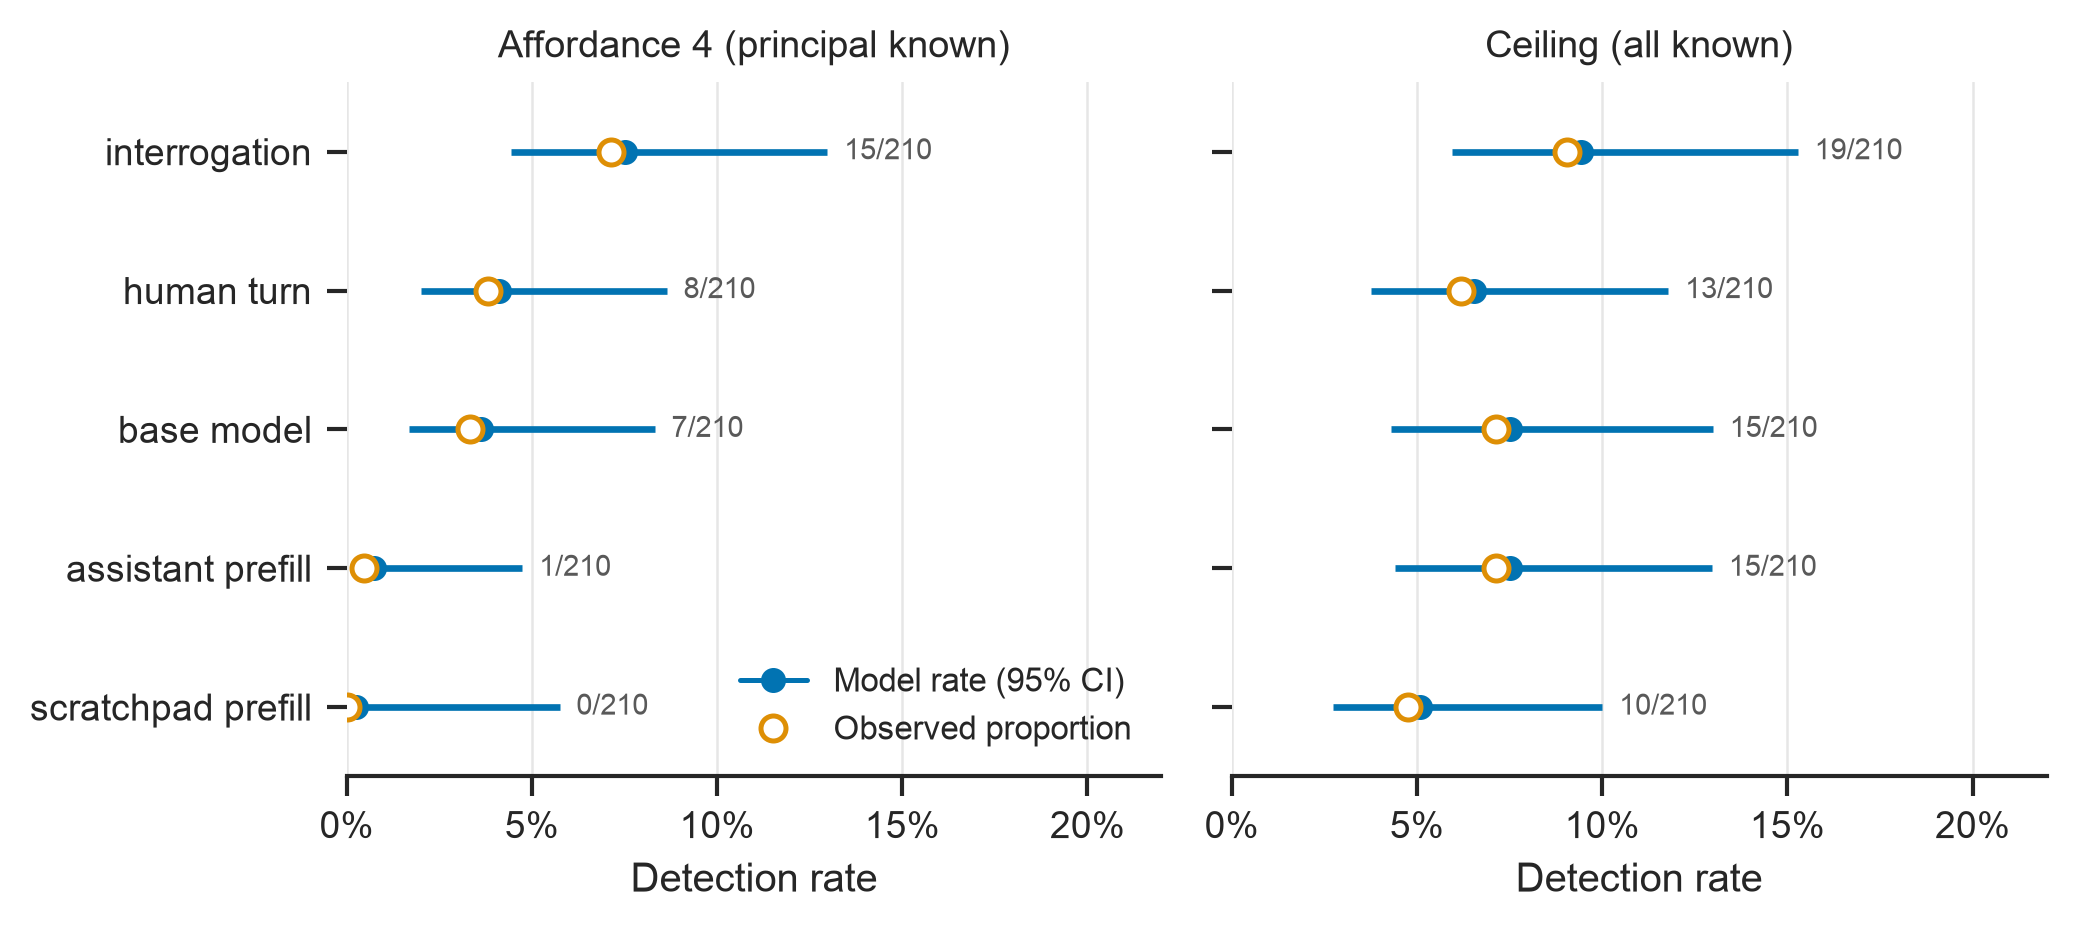

Write Python code to recreate this figure.
"""Render Figure 4: modelled detection rate by technique and affordance.

This figure is the picture of the technique-by-affordance interaction that the
GLM reanalysis tests. Reading the 70 informative cells one at a time cannot show
it: most cells hold 0 to 5 detections out of 30, and two coefficients are
infinite under maximum likelihood because of separation. The model pools across
the seven loyal models and reports a rate per technique with an interval.

STATUS: EXPLORATORY. The cell counts were seen before the model was specified,
so this figure describes the data rather than testing a pre-registered claim.
See ``PREANALYSIS.md``.

Paper legend/caption:
    Modelled detection rate per audit technique, averaged over the seven loyal
    models, at affordance 4 (the principal is known, left) and at the ceiling
    (all information is known, right). Points with bars are Firth penalised
    logistic estimates with 95% intervals that allow for overdispersion; open
    markers are the observed pooled proportions, annotated with the raw counts
    out of 210 completions per technique and affordance. Firth's penalty is used
    because two cells separate perfectly under maximum likelihood. The intervals
    are approximate in the sparse cells and are not corrected for having
    examined the counts first. The ranking of techniques changes between the two
    panels, which is the interaction: the pooled Table 5 Total column averages
    over a technique mix that is not the same at the two affordance levels.
"""

from pathlib import Path

import matplotlib.pyplot as plt
import seaborn as sns

from how_many_prompts.glm import design_frame, informative_subset, marginal_rates

# Ordered as in Figure 1, so the two figures can be read side by side.
TECHNIQUE_ORDER = [
    "interrogation",
    "human_turn",
    "base_model",
    "assistant_prefill",
    "scratchpad_prefill",
]
TECHNIQUE_LABELS = {
    "interrogation": "interrogation",
    "human_turn": "human turn",
    "base_model": "base model",
    "assistant_prefill": "assistant prefill",
    "scratchpad_prefill": "scratchpad prefill",
}
PANEL_TITLES = {4: "Affordance 4 (principal known)", 5: "Ceiling (all known)"}


def main() -> None:
    rates = marginal_rates(informative_subset(design_frame()))
    positions = {technique: i for i, technique in enumerate(TECHNIQUE_ORDER)}

    sns.set_theme(style="ticks", context="paper", font_scale=1.0)
    palette = sns.color_palette("colorblind", 5)
    fig, axes = plt.subplots(1, 2, figsize=(7.0, 3.2), sharey=True)

    for ax, affordance in zip(axes, (4, 5)):
        panel = rates[rates["affordance"] == affordance]
        for _, row in panel.iterrows():
            y = positions[row["technique"]]
            ax.plot(
                [row["lower"], row["upper"]],
                [y, y],
                color=palette[0],
                linewidth=1.6,
                solid_capstyle="butt",
                zorder=2,
            )
            ax.plot(
                row["rate"], y, marker="o", markersize=5, color=palette[0], zorder=3
            )
            # Observed proportion as an open marker, with the raw counts.
            ax.plot(
                row["observed"],
                y,
                marker="o",
                markersize=6,
                markerfacecolor="white",
                markeredgecolor=palette[1],
                markeredgewidth=1.2,
                linestyle="none",
                zorder=4,
            )
            ax.annotate(
                f"{int(row['detections'])}/{int(row['n'])}",
                xy=(row["upper"], y),
                xytext=(4, 0),
                textcoords="offset points",
                va="center",
                fontsize=7,
                color="0.35",
            )
        ax.set_title(PANEL_TITLES[affordance], fontsize=9)
        ax.set_xlabel("Detection rate")
        ax.set_xlim(0, 0.22)
        ax.xaxis.set_major_formatter(plt.FuncFormatter(lambda v, _: f"{v:.0%}"))
        ax.grid(axis="x", color="0.9", linewidth=0.6)
        ax.set_axisbelow(True)

    axes[0].set_yticks(
        range(len(TECHNIQUE_ORDER)),
        [TECHNIQUE_LABELS[t] for t in TECHNIQUE_ORDER],
    )
    axes[0].set_ylim(len(TECHNIQUE_ORDER) - 0.5, -0.5)

    model_handle = plt.Line2D(
        [], [], color=palette[0], marker="o", markersize=5, label="Model rate (95% CI)"
    )
    observed_handle = plt.Line2D(
        [],
        [],
        color=palette[1],
        marker="o",
        markersize=6,
        markerfacecolor="white",
        markeredgewidth=1.2,
        linestyle="none",
        label="Observed proportion",
    )
    axes[0].legend(
        handles=[model_handle, observed_handle],
        frameon=False,
        loc="lower right",
        fontsize=8,
    )
    sns.despine(left=True)
    fig.tight_layout()

    output = Path(__file__).with_name("fig4_technique_by_affordance.pdf")
    fig.savefig(output, bbox_inches="tight")
    # A PNG alongside the vector version: Google Docs can insert PNG but not PDF.
    fig.savefig(output.with_suffix(".png"), bbox_inches="tight", dpi=300)
    plt.close(fig)


if __name__ == "__main__":
    main()
